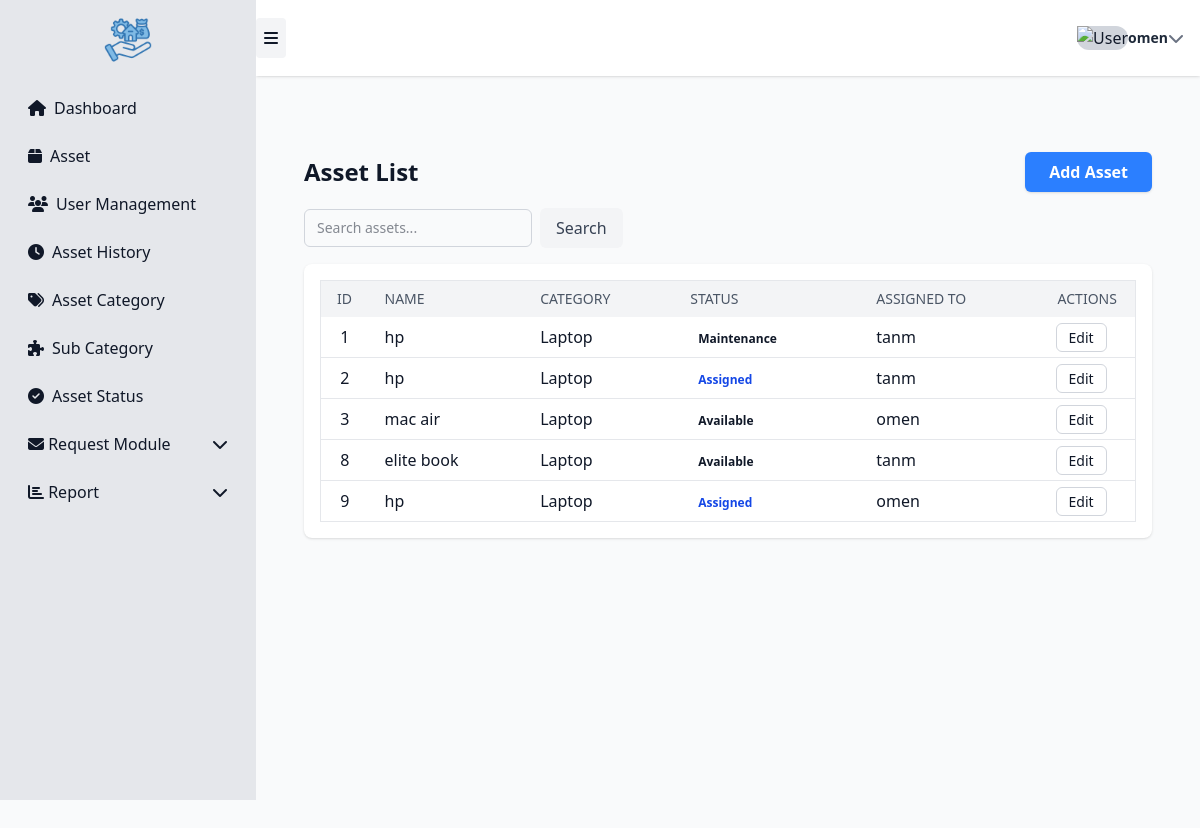
The app's page /assets/ (signed in) with its own data.
### asset1/models.py (models this page shows, shortened)
class Asset(models.Model):
    STATUS_AVAILABLE = "available"
    STATUS_ASSIGNED = "assigned"
    STATUS_MAINTENANCE = "maintenance"
    STATUS_LOST = "lost"
    STATUS_RETIRED = "retired"
    STATUS_CHOICES = [
        (STATUS_AVAILABLE, "Available"),
        (STATUS_ASSIGNED, "Assigned"),
        (STATUS_MAINTENANCE, "Maintenance"),
        (STATUS_LOST, "Lost"),
        (STATUS_RETIRED, "Retired"),
    ]
    uuid = models.UUIDField(default=uuid.uuid4, editable=False, unique=True)
    name = models.CharField(max_length=200)
    category = models.ForeignKey(Category, on_delete=models.PROTECT, related_name="assets")
    serial_number = models.CharField(max_length=200, blank=True, null=True, unique=True)
    description = models.TextField(blank=True)
    location = models.ForeignKey(Location, on_delete=models.SET_NULL, null=True, blank=True)
    status = models.CharField(max_length=32, choices=STATUS_CHOICES, default=STATUS_AVAILABLE)
    assigned_to = models.ForeignKey(settings.AUTH_USER_MODEL, null=True, blank=True,
                                    on_delete=models.SET_NULL, related_name="assigned_assets")
    acquired_date = models.DateField(null=True, blank=True)
    purchase_price = models.DecimalField(max_digits=12, decimal_places=2, null=True, blank=True)
    is_active = models.BooleanField(default=True)
    created_at = models.DateTimeField(auto_now_add=True)
    updated_at = models.DateTimeField(auto_now=True)

class Category(models.Model):
    name = models.CharField(max_length=120, unique=True)
    description = models.TextField(blank=True)
    created_at = models.DateTimeField(default=timezone.now)
    def __str__(self):
        return self.name

### asset1/views.py (the view)
# urls.py: path('assets/', views.asset_list, name='asset_list'),
@login_required
def asset_list(request):
    find_asset = request.GET.get("find_asset","")
    assets = Asset.objects.select_related("assigned_to", "category").filter(
        Q(name__icontains=find_asset)
        | Q(category__name__icontains=find_asset)
        | Q(status__icontains=find_asset)
        | Q(id__icontains=find_asset
    ))
    paginator = Paginator(assets, 10)
    page_number = request.GET.get("page")
    page_obj = paginator.get_page(page_number)
    context = {
        "object_list": page_obj,
        "is_paginated": page_obj.has_other_pages(),
        "page_obj": page_obj,
        "search_query": find_asset or "",
    }
    return render(request, "asset1/asset_list.html", context)

### asset1/templates/asset1/asset_list.html (shortened to what this page needs)
{% extends "asset1/sidebar.html" %}
{% block page_content %}
<div class="flex-1 flex flex-col min-h-screen pt-20">
    <div class="flex-1 p-6">
        <div class="flex justify-between items-center mb-4">
            <h2 class="text-2xl font-bold">Asset List</h2>
            <a href="{% url 'asset1:asset-create' %}"
               class="px-6 py-2 bg-blue-500 text-white font-semibold rounded-md shadow hover:bg-blue-700 transition">
                Add Asset
            </a>
        </div>
        <form method="get" class="flex flex-wrap items-center gap-2 mb-4 w-full">
            <input type="text"
                   name="find_asset"
                   placeholder="Search assets..."
                   value="{{ request.GET.find_asset }}"
                   class="flex-grow border border-gray-300 rounded-md px-3 py-2 text-sm focus:outline-none focus:ring-2 focus:ring-blue-500"/>
            <button type="submit"
                    class="px-4 py-2 bg-gray-100 text-gray-700 font-medium rounded-md hover:bg-gray-200 transition">
                Search
            </button>
        </form>
        <div class="bg-white rounded-lg shadow p-4 w-full">
            <table class="w-full table-fixed border border-gray-200 rounded-lg">
                <thead class="bg-gray-100">
                    <tr>
                        <th class="px-4 py-2 text-left text-sm font-medium text-gray-600 uppercase w-12">ID</th>
                        <th class="px-4 py-2 text-left text-sm font-medium text-gray-600 uppercase">Name</th>
                        <th class="px-4 py-2 text-left text-sm font-medium text-gray-600 uppercase">Category</th>
                        <th class="px-4 py-2 text-left text-sm font-medium text-gray-600 uppercase">Status</th>
                        <th class="px-4 py-2 text-left text-sm font-medium text-gray-600 uppercase">Assigned To</th>
                        <th class="px-4 py-2 text-right text-sm font-medium text-gray-600 uppercase w-24">Actions</th>
                    </tr>
                </thead>
                <tbody class="divide-y divide-gray-200">
                    {% for asset in object_list %}
                    <tr class="hover:bg-gray-50">
                        <td class="px-4 py-2 text-center truncate">{{ asset.id }}</td>
                        <td class="px-4 py-2 truncate">{{ asset.name }}</td>
                        <td class="px-4 py-2 truncate">{{ asset.category }}</td>
                        <td class="px-4 py-2">
                            <span class="px-2 py-1 text-xs font-semibold rounded-full
                                {% if asset.status == 'available' %}bg-green-100 text-green-700
                                {% elif asset.status == 'assigned' %}bg-blue-100 text-blue-700
                                {% elif asset.status == 'maintenance' %}bg-yellow-100 text-yellow-700
                                {% else %}bg-gray-100 text-gray-600{% endif %}">
                                {{ asset.get_status_display }}
                            </span>
                        </td>
                        <td class="px-4 py-2 truncate">{{ asset.assigned_to|default:"—" }}</td>
                        <td class="px-4 py-2 text-right">
                            <a href="{% url 'asset1:asset-update' asset.id %}"
                               class="px-3 py-1 text-sm border border-gray-300 rounded-md hover:bg-gray-100 transition">
                                Edit
                            </a>
                        </td>
                    </tr>
                    {% empty %}
                    <tr>
                        <td colspan="6" class="text-center py-6 text-gray-500">No assets found.</td>
                    </tr>
                    {% endfor %}
                </tbody>
            </table>
        </div>
    </div>
</div>
{% endblock %}

### asset1/templates/asset1/sidebar.html (shortened to what this page needs)
{% extends "asset1/base.html" %}
{% load static %}
{% load widget_tweaks %}
{% block content %}
<link rel="stylesheet"
      href="https://cdnjs.cloudflare.com/ajax/libs/font-awesome/6.4.0/css/all.min.css"/>
<link rel="stylesheet" href="https://cdn.jsdelivr.net/npm/bootstrap-icons@1.10.5/font/bootstrap-icons.css">
<div class="min-h-screen w-full bg-gray-50">
    <aside id="sidebar"
       class="bg-gray-200 min-h-screen fixed top-0 left-0 flex-shrink-0 overflow-y-auto transition-all duration-300 z-50"
       " style="width: 16rem;">
        <div class="flex flex-col justify-between h-full">
            <div class="flex flex-col gap-2 p-4">
            <div class="mb-4">
                <img src="{% static 'images/asset.png' %}" alt="Asset Management Logo" class="h-12 mx-auto">
            </div>
                <a href="{% url 'asset1:dashboard' %}" class="flex items-center gap-2 px-3 py-2 rounded hover:bg-gray-300">
                    <i class="fas fa-home w-5"></i>
                    <span class="sidebar-text">Dashboard</span>
                </a>
                <a href="{% url 'asset1:asset_list' %}" class="flex items-center gap-2 px-3 py-2 rounded hover:bg-gray-300">
                    <i class="fas fa-box w-5"></i>
                    <span class="sidebar-text">Asset</span>
                </a>
                <a href="{% url 'asset1:employee_list' %}" class="flex items-center gap-2 px-3 py-2 rounded hover:bg-gray-300">
                    <i class="fas fa-users w-5"></i>
                    <span class="sidebar-text">User Management</span>
                </a>
                <a href="{% url 'asset1:asset_history' %}" class="flex items-center gap-2 px-3 py-2 rounded hover:bg-gray-300">
                    <i class="fas fa-clock w-5"></i>
                    <span class="sidebar-text">Asset History</span>
                </a>
                <a href="{% url 'asset1:asset_category' %}" class="flex items-center gap-2 px-3 py-2 rounded hover:bg-gray-300">
                    <i class="fas fa-tags w-5"></i>
                    <span class="sidebar-text">Asset Category</span>
                </a>
                <a href="{% url 'asset1:subcategory_list' %}" class="flex items-center gap-2 px-3 py-2 rounded hover:bg-gray-300">
                    <i class="fas fa-puzzle-piece w-5"></i>
                    <span class="sidebar-text">Sub Category</span>
                </a>
                <a href="{% url 'asset1:asset_status' %}" class="flex items-center gap-2 px-3 py-2 rounded hover:bg-gray-300">
                    <i class="fas fa-check-circle w-5"></i>
                    <span class="sidebar-text">Asset Status</span>
                </a>
                <details class="group">
                    <summary class="flex justify-between items-center px-3 py-2 rounded cursor-pointer hover:bg-gray-300">
                        <span>
                            <i class="fas fa-envelope w-5"></i>
                            <span class="sidebar-text">Request Module</span>
                        </span>
                        <i class="fas fa-chevron-down transition-transform group-open:rotate-180"></i>
                    </summary>
                </details>
                <details class="group">
                    <summary class="flex justify-between items-center px-3 py-2 rounded cursor-pointer hover:bg-gray-300">
                        <span>
                            <i class="fas fa-chart-bar w-5"></i>
                            <span class="sidebar-text">Report</span>
                        </span>
                        <i class="fas fa-chevron-down transition-transform group-open:rotate-180"></i>
                    </summary>
                </details>
            </div>
        </div>
    </aside>
    <nav id="navbar"
     class="bg-white shadow flex justify-between items-center px-10 h-20 flex-shrink-0 fixed top-0 z-40 transition-all duration-300"
     style="height: 4.75rem; left: 16rem; width: calc(100vw - 16rem);">
        <div class="flex items-center gap-4">
            <button id="sidebar-toggle"
                    class="p-2 rounded bg-gray-100 hover:bg-gray-200 transition">
                <i class="fa-solid fa-bars"></i>
            </button>
        </div>
        <div class="relative flex items-center" id="user-dropdown-container">
            <button id="user-dropdown-btn" class="flex items-center gap-3 px-4 py-2 rounded-lg hover:bg-gray-200 dark:hover:bg-gray-700 transition select-none">
                <div class="h-10 w-10 rounded-full overflow-hidden bg-gray-300 flex items-center justify-center">
                    <img id="user-avatar" src="" alt="User" class="object-cover w-full h-full">
                </div>
                <div class="flex flex-col leading-tight text-left sidebar-text">
                    <span class="text-gray-800 dark:text-gray-100 font-semibold text-sm">{{ user.get_username }}</span>
                </div>
                <i id="user-dropdown-icon" class="fas fa-chevron-down text-gray-500 ml-2 transition-transform duration-200"></i>
            </button>
        </div>
    </nav>
 <main id="main-content"
      class="overflow-y-auto p-6 bg-gray-50 transition-all duration-300"
      style="margin-left: 16rem; margin-top: 5rem; min-height: calc(100vh - 5rem);">
    {% block page_content %}{% endblock %}
</main>
</div>
{% endblock %}

### asset1/templates/asset1/asset_list.html (style rules this page uses)
html, body { overflow-x: hidden; }

### records on screen
Asset: id "1", name "hp", category "Laptop", status "Maintenance", assigned_to "tanm"
Asset: id "2", name "hp", category "Laptop", status "Assigned", assigned_to "tanm"
Asset: id "3", name "mac air", category "Laptop", status "Available", assigned_to "omen"
Asset: id "8", name "elite book", category "Laptop", status "Available", assigned_to "tanm"
Asset: id "9", name "hp", category "Laptop", status "Assigned", assigned_to "omen"

### other values on screen
{{ user.get_username }} "omen"
